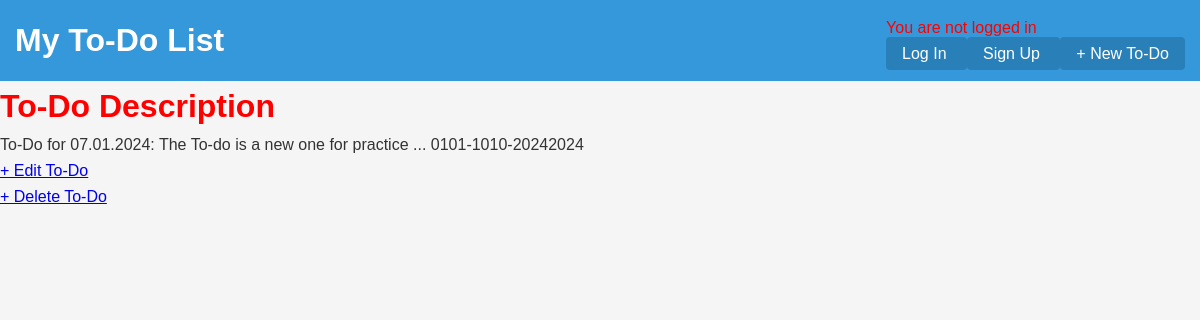
The app's page /todo/2/ with its own data.
### to_do_list_app/models.py (models this page shows, shortened)
class ToDoItems(models.Model):
    title = models.CharField(max_length=200)
    description = models.TextField()
    due_date = models.DateField()
    completion_status = models.BooleanField(default=False)

### to_do_list_app/views.py (the view)
# urls.py: path("todo/<int:pk>/", ToDoDescriptionView.as_view(), name="description"),
class ToDoDescriptionView(DetailView):
    model = ToDoItems
    template_name = "description.html"

### templates/description.html
{% extends "base.html" %}
{% block content %}
<h1>To-Do Description</h1>
<div>
    {{object.title}}: {{object.description}} ... {{object.due_date|date:"dd-mm-YY"}}
</div>
<p><a href="{% url 'edit' object.pk %}">+ Edit To-Do</a></p>
<p></p><a href="{% url 'delete' object.pk %}">+ Delete To-Do</a></p>
{% endblock content %}

### static/css/base.css (style rules this page uses)
body, h1, h2, h3, p, ul, li { margin: 0; padding: 0; color: red; }
body { font-family: 'Arial', sans-serif; line-height: 1.6; background-color: #f5f5f5; color: #333; }

### records on screen
ToDoItems: title "To-Do for 07.01.2024", description "The To-do is a new one for practice", due_date "0101-1010-20242024"
